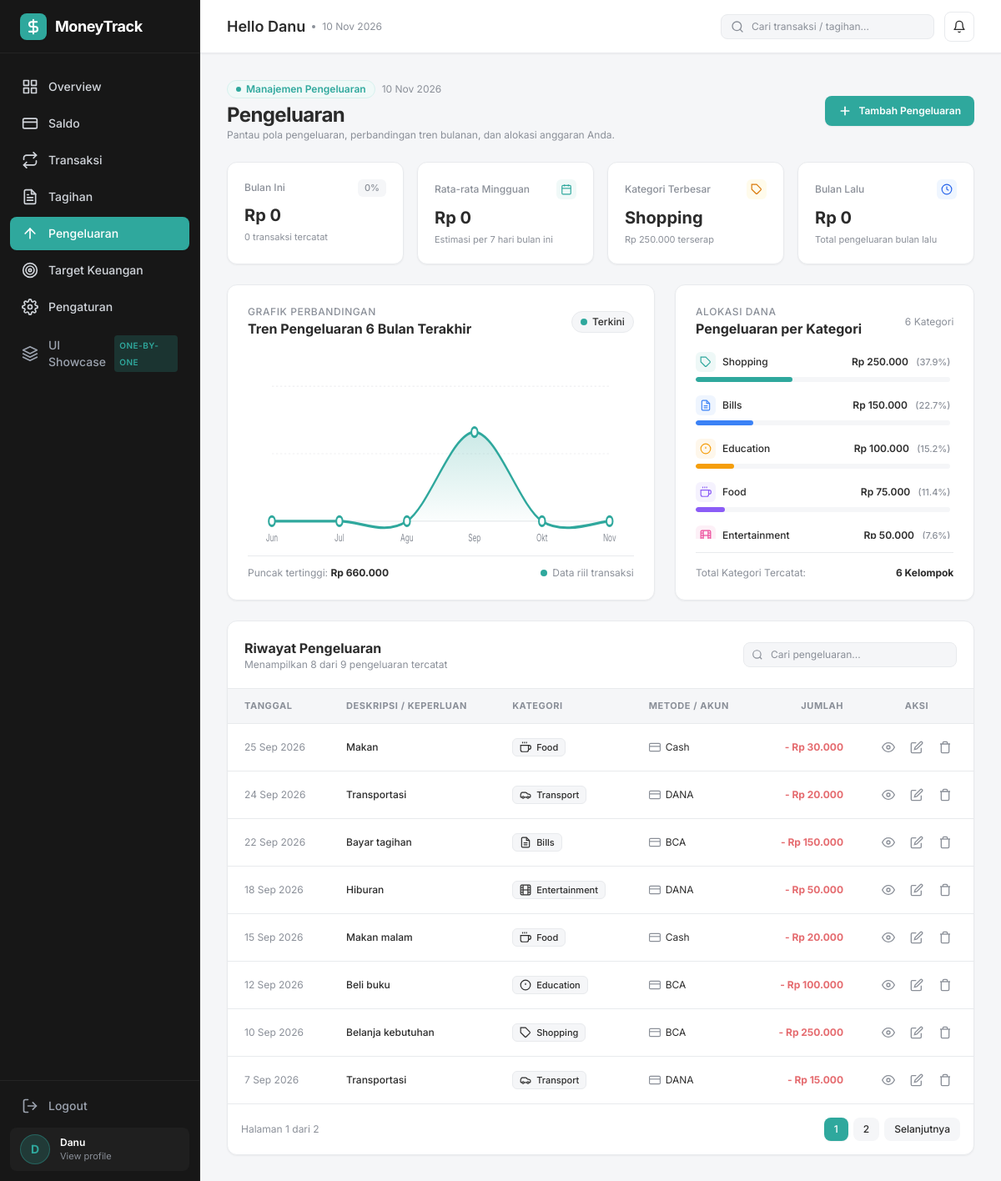
/expenses, run on the app's committed database.
### tables this page shows
CREATE TABLE IF NOT EXISTS categories (
    id BIGINT UNSIGNED AUTO_INCREMENT PRIMARY KEY,

    user_id BIGINT UNSIGNED NOT NULL,

    name VARCHAR(100) NOT NULL,

    type ENUM(
        'income',
        'expense'
    ) NOT NULL,

    icon VARCHAR(50) DEFAULT NULL,

    created_at TIMESTAMP DEFAULT CURRENT_TIMESTAMP,

    updated_at TIMESTAMP DEFAULT CURRENT_TIMESTAMP
        ON UPDATE CURRENT_TIMESTAMP,

    CONSTRAINT fk_categories_user
        FOREIGN KEY (user_id)
        REFERENCES users(id)
        ON DELETE CASCADE
);

CREATE TABLE IF NOT EXISTS transactions (
    id BIGINT UNSIGNED AUTO_INCREMENT PRIMARY KEY,

    user_id BIGINT UNSIGNED NOT NULL,

    account_id BIGINT UNSIGNED NOT NULL,

    category_id BIGINT UNSIGNED NOT NULL,

    type ENUM(
        'income',
        'expense'
    ) NOT NULL,

    amount DECIMAL(15,2) NOT NULL,

    description TEXT DEFAULT NULL,

    transaction_date DATE NOT NULL,

    created_at TIMESTAMP DEFAULT CURRENT_TIMESTAMP,

    updated_at TIMESTAMP DEFAULT CURRENT_TIMESTAMP
        ON UPDATE CURRENT_TIMESTAMP,

    CONSTRAINT fk_transactions_user
        FOREIGN KEY (user_id)
        REFERENCES users(id)
        ON DELETE CASCADE,

    CONSTRAINT fk_transactions_account
        FOREIGN KEY (account_id)
        REFERENCES accounts(id)
        ON DELETE CASCADE,

    CONSTRAINT fk_transactions_category
        FOREIGN KEY (category_id)
        REFERENCES categories(id)
        ON DELETE CASCADE
);

CREATE TABLE IF NOT EXISTS accounts (
    id BIGINT UNSIGNED AUTO_INCREMENT PRIMARY KEY,

    user_id BIGINT UNSIGNED NOT NULL,

    name VARCHAR(100) NOT NULL,

    type ENUM(
        'cash',
        'bank',
        'ewallet',
        'other'
    ) NOT NULL DEFAULT 'cash',

    initial_balance DECIMAL(15,2) NOT NULL DEFAULT 0,

    created_at TIMESTAMP DEFAULT CURRENT_TIMESTAMP,

    updated_at TIMESTAMP DEFAULT CURRENT_TIMESTAMP
        ON UPDATE CURRENT_TIMESTAMP,

    CONSTRAINT fk_accounts_user
        FOREIGN KEY (user_id)
        REFERENCES users(id)
        ON DELETE CASCADE
);

### views/expenses/index.php (the view, shortened to what the rows shown need)
<?php
$searchQuery = $search ?? '';
$items = $pagination['data'] ?? [];
function getExpenseCategoryIconSvg(string $icon): string {
    switch ($icon) {
        case 'coffee':
        case 'utensils':
            return '<svg class="w-3.5 h-3.5" viewBox="0 0 24 24" fill="none" stroke="currentColor" stroke-width="2"><path d="M18 8h1a4 4 0 0 1 0 8h-1"></path><path d="M2 8h16v9a4 4 0 0 1-4 4H6a4 4 0 0 1-4-4V8z"></path><line x1="6" y1="1" x2="6" y2="4"></line><line x1="10" y1="1" x2="10" y2="4"></line><line x1="14" y1="1" x2="14" y2="4"></line></svg>';
        case 'car':
            return '<svg class="w-3.5 h-3.5" viewBox="0 0 24 24" fill="none" stroke="currentColor" stroke-width="2"><path d="M19 17h2c.6 0 1-.4 1-1v-3c0-.9-.7-1.7-1.5-1.9C18.7 10.6 16 10 16 10s-1.3-1.4-2.2-2.3c-.5-.4-1.1-.7-1.8-.7H5c-.6 0-1.1.4-1.4.9l-1.4 2.9C2.1 11 2 11.5 2 12v4c0 .6.4 1 1 1h2"></path><circle cx="7" cy="17" r="2"></circle><path d="M9 17h6"></path><circle cx="17" cy="17" r="2"></circle></svg>';
        case 'tag':
        case 'shopping-bag':
            return '<svg class="w-3.5 h-3.5" viewBox="0 0 24 24" fill="none" stroke="currentColor" stroke-width="2"><path d="M20.59 13.41l-7.17 7.17a2 2 0 0 1-2.83 0L2 12V2h10l8.59 8.59a2 2 0 0 1 0 2.82z"></path><line x1="7" y1="7" x2="7.01" y2="7"></line></svg>';
        case 'receipt':
            return '<svg class="w-3.5 h-3.5" viewBox="0 0 24 24" fill="none" stroke="currentColor" stroke-width="2"><path d="M14 2H6a2 2 0 0 0-2 2v16a2 2 0 0 0 2 2h12a2 2 0 0 0 2-2V8z"></path><polyline points="14 2 14 8 20 8"></polyline><line x1="16" y1="13" x2="8" y2="13"></line><line x1="16" y1="17" x2="8" y2="17"></line></svg>';
        case 'film':
            return '<svg class="w-3.5 h-3.5" viewBox="0 0 24 24" fill="none" stroke="currentColor" stroke-width="2"><rect x="2" y="2" width="20" height="20" rx="2.18" ry="2.18"></rect><line x1="7" y1="2" x2="7" y2="22"></line><line x1="17" y1="2" x2="17" y2="22"></line><line x1="2" y1="12" x2="22" y2="12"></line><line x1="2" y1="7" x2="7" y2="7"></line><line x1="2" y1="17" x2="7" y2="17"></line><line x1="17" y1="17" x2="22" y2="17"></line><line x1="17" y1="7" x2="22" y2="7"></line></svg>';
        default:
            return '<svg class="w-3.5 h-3.5" viewBox="0 0 24 24" fill="none" stroke="currentColor" stroke-width="2"><circle cx="12" cy="12" r="10"></circle><line x1="12" y1="8" x2="12" y2="12"></line><line x1="12" y1="16" x2="12.01" y2="16"></line></svg>';
    }
}
?>
<div class="space-y-6">
    <div class="flex flex-col sm:flex-row sm:items-center justify-between gap-4">
        <div>
            <h1 class="text-xl sm:text-2xl font-bold text-[#2B2B2B] tracking-tight">
                Pengeluaran
            </h1>
        </div>
    </div>
    <div class="grid grid-cols-1 lg:grid-cols-12 gap-6">
        <div class="lg:col-span-7 bg-white border border-[#E8EAED] rounded-xl p-5 sm:p-6 shadow-sm flex flex-col justify-between">
            <div class="flex items-center justify-between mb-4">
                <div>
                    <h2 class="text-base font-bold text-[#2B2B2B]">
                        Tren Pengeluaran 6 Bulan Terakhir
                    </h2>
                </div>
            </div>
        </div>
        <div class="lg:col-span-5 bg-white border border-[#E8EAED] rounded-xl p-5 sm:p-6 shadow-sm flex flex-col justify-between">
            <div>
                <div class="flex items-center justify-between mb-4">
                    <div>
                        <h2 class="text-base font-bold text-[#2B2B2B]">
                            Pengeluaran per Kategori
                        </h2>
                    </div>
                </div>
                <div class="space-y-4 max-h-56 overflow-y-auto pr-1">
                    <?php if (empty($categoryBreakdown)): ?>
                        <div class="py-8 text-center text-xs text-[#8A8F98]">
                            Belum ada data pengeluaran berdasarkan kategori.
                        </div>
                    <?php else: ?>
                        <?php foreach ($categoryBreakdown as $cat): ?>
                            <div>
                                <div class="flex items-center justify-between text-xs mb-1.5">
                                    <div class="flex items-center gap-2">
                                        <div class="w-6 h-6 rounded-md flex items-center justify-center" style="background-color: <?= $cat['color'] ?>15; color: <?= $cat['color'] ?>;">
                                            <?= getExpenseCategoryIconSvg($cat['icon']) ?>
                                        </div>
                                        <span class="font-medium text-[#2B2B2B]"><?= e($cat['name']) ?></span>
                                    </div>
                                    <div class="text-right">
                                        <span class="font-semibold text-[#2B2B2B]"><?= formatRupiah($cat['amount']) ?></span>
                                        <span class="text-[11px] text-[#8A8F98] ml-1.5 font-medium">(<?= $cat['percentage'] ?>%)</span>
                                    </div>
                                </div>
                                <div class="w-full bg-[#F5F6F8] rounded-full h-1.5 overflow-hidden">
                                    <div class="h-1.5 rounded-full transition-all duration-500" style="width: <?= min(100, max(2, $cat['percentage'])) ?>%; background-color: <?= $cat['color'] ?>;"></div>
                                </div>
                            </div>
                        <?php endforeach; ?>
                    <?php endif; ?>
                </div>
            </div>
        </div>
    </div>
    <div class="bg-white border border-[#E8EAED] rounded-xl shadow-sm overflow-hidden">
        <div class="hidden md:block overflow-x-auto">
            <table class="w-full text-left border-collapse">
                <thead>
                    <tr class="bg-[#F5F6F8] text-[11px] font-semibold text-[#8A8F98] uppercase tracking-wider border-b border-[#E8EAED]">
                        <th class="py-3 px-5">Tanggal</th>
                        <th class="py-3 px-5">Deskripsi / Keperluan</th>
                        <th class="py-3 px-5">Kategori</th>
                        <th class="py-3 px-5">Metode / Akun</th>
                        <th class="py-3 px-5 text-right">Jumlah</th>
                        <th class="py-3 px-5 text-center w-28">Aksi</th>
                    </tr>
                </thead>
                <tbody class="divide-y divide-[#E8EAED] text-xs">
                    <?php if (empty($items)): ?>
                        <tr>
                            <td colspan="6" class="py-12 text-center text-[#8A8F98]">
                                <div class="w-12 h-12 rounded-full bg-[#F5F6F8] flex items-center justify-center mx-auto mb-3 text-[#8A8F98]">
                                    <svg class="w-6 h-6" viewBox="0 0 24 24" fill="none" stroke="currentColor" stroke-width="1.5">
                                        <line x1="12" y1="19" x2="12" y2="5"></line>
                                        <polyline points="5 12 12 5 19 12"></polyline>
                                    </svg>
                                </div>
                                <p class="text-sm font-medium text-[#2B2B2B]">Belum ada data pengeluaran</p>
                                <p class="text-xs text-[#8A8F98] mt-1">
                                    <?= !empty($searchQuery) ? 'Tidak ditemukan transaksi yang cocok dengan pencarian Anda.' : 'Mulai catat transaksi pengeluaran pertama Anda sekarang.' ?>
                                </p>
                                <button
                                    type="button"
                                    onclick="openAddExpenseModal()"
                                    class="mt-4 inline-flex items-center gap-1.5 px-3.5 py-1.5 bg-[#2FA89D] text-white text-xs font-medium rounded-lg hover:bg-[#27958B] transition-colors"
                                >
                                    + Catat Pengeluaran
                                </button>
                            </td>
                        </tr>
                    <?php else: ?>
                        <?php foreach ($items as $tx): ?>
                            <tr class="hover:bg-[#F5F6F8]/60 transition-colors">
                                <td class="py-3.5 px-5 whitespace-nowrap text-[#8A8F98]">
                                    <?= formatIndonesianDate($tx['transaction_date']) ?>
                                </td>
                                <td class="py-3.5 px-5">
                                    <div class="font-medium text-[#2B2B2B] truncate max-w-xs">
                                        <?= e($tx['description']) ?>
                                    </div>
                                </td>
                                <td class="py-3.5 px-5 whitespace-nowrap">
                                    <span class="inline-flex items-center gap-1.5 px-2 py-0.5 rounded-md text-[11px] font-medium bg-[#F5F6F8] text-[#2B2B2B] border border-[#E8EAED]">
                                        <?= getExpenseCategoryIconSvg($tx['category_icon'] ?? 'tag') ?>
                                        <span><?= e($tx['category_name']) ?></span>
                                    </span>
                                </td>
                                <td class="py-3.5 px-5 whitespace-nowrap text-[#2B2B2B]">
                                    <div class="flex items-center gap-1.5">
                                        <svg class="w-3.5 h-3.5 text-[#8A8F98]" viewBox="0 0 24 24" fill="none" stroke="currentColor" stroke-width="2">
                                            <rect x="1" y="4" width="22" height="16" rx="2" ry="2"></rect>
                                            <line x1="1" y1="10" x2="23" y2="10"></line>
                                        </svg>
                                        <span><?= e($tx['account_name']) ?></span>
                                    </div>
                                </td>
                                <td class="py-3.5 px-5 whitespace-nowrap text-right font-bold text-[#E56B6F]">
                                    - <?= formatRupiah((float)$tx['amount']) ?>
                                </td>
                                <td class="py-3.5 px-5 whitespace-nowrap text-center">
                                    <div class="flex items-center justify-center gap-1.5">
                                        <button
                                            type="button"
                                            onclick="openDetailExpenseModal(<?= (int)$tx['id'] ?>)"
                                            title="Lihat Detail"
                                            class="p-1.5 text-[#8A8F98] hover:text-[#2FA89D] hover:bg-[#F0F9F8] rounded-md transition-colors focus:outline-none"
                                        >
                                            <svg class="w-4 h-4" viewBox="0 0 24 24" fill="none" stroke="currentColor" stroke-width="2">
                                                <path d="M1 12s4-8 11-8 11 8 11 8-4 8-11 8-11-8-11-8z"></path>
                                                <circle cx="12" cy="12" r="3"></circle>
                                            </svg>
                                        </button>
                                        <button
                                            type="button"
                                            onclick="openEditExpenseModal(<?= (int)$tx['id'] ?>)"
                                            title="Edit Pengeluaran"
                                            class="p-1.5 text-[#8A8F98] hover:text-blue-600 hover:bg-blue-50 rounded-md transition-colors focus:outline-none"
                                        >
                                            <svg class="w-4 h-4" viewBox="0 0 24 24" fill="none" stroke="currentColor" stroke-width="2">
                                                <path d="M11 4H4a2 2 0 0 0-2 2v14a2 2 0 0 0 2 2h14a2 2 0 0 0 2-2v-7"></path>
                                                <path d="M18.5 2.5a2.121 2.121 0 0 1 3 3L12 15l-4 1 1-4 9.5-9.5z"></path>
                                            </svg>
                                        </button>
                                        <button
                                            type="button"
                                            onclick="openDeleteExpenseModal(<?= (int)$tx['id'] ?>, '<?= e(addslashes($tx['description'])) ?>', '<?= formatRupiah((float)$tx['amount']) ?>')"
                                            title="Hapus Pengeluaran"
                                            class="p-1.5 text-[#8A8F98] hover:text-[#E56B6F] hover:bg-red-50 rounded-md transition-colors focus:outline-none"
                                        >
                                            <svg class="w-4 h-4" viewBox="0 0 24 24" fill="none" stroke="currentColor" stroke-width="2">
                                                <polyline points="3 6 5 6 21 6"></polyline>
                                                <path d="M19 6v14a2 2 0 0 1-2 2H7a2 2 0 0 1-2-2V6m3 0V4a2 2 0 0 1 2-2h4a2 2 0 0 1 2 2v2"></path>
                                            </svg>
                                        </button>
                                    </div>
                                </td>
                            </tr>
                        <?php endforeach; ?>
                    <?php endif; ?>
                </tbody>
            </table>
        </div>
    </div>
</div>

### data on the page
categories: icon "utensils" (drawn), name "Food", amount "Rp 75.000", percentage "11.4"
transactions: transaction_date "25 Sep 2026", description "Makan", category.name "Food", account.name "Cash", amount "Rp 30.000"
transactions: transaction_date "24 Sep 2026", description "Transportasi", category.name "Transport", account.name "DANA", amount "Rp 20.000"
transactions: transaction_date "22 Sep 2026", description "Bayar tagihan", category.name "Bills", account.name "BCA", amount "Rp 150.000"
transactions: transaction_date "18 Sep 2026", description "Hiburan", category.name "Entertainment", account.name "DANA", amount "Rp 50.000"
transactions: transaction_date "15 Sep 2026", description "Makan malam", category.name "Food", account.name "Cash", amount "Rp 20.000"
transactions: transaction_date "12 Sep 2026", description "Beli buku", category.name "Education", account.name "BCA", amount "Rp 100.000"
transactions: transaction_date "10 Sep 2026", description "Belanja kebutuhan", category.name "Shopping", account.name "BCA", amount "Rp 250.000"
transactions: transaction_date "7 Sep 2026", description "Transportasi", category.name "Transport", account.name "DANA", amount "Rp 15.000"

### other printed values
substr($userName, 0, 1) "D"
$userName "Danu"
explode(' ', $userName)[0] "Danu"
formatRupiah($analytics['current_month']) "Rp 0"
$analytics['month_count'] "0"
formatRupiah($analytics['weekly_average']) "Rp 0"
$analytics['top_category'] "Shopping"
formatRupiah($analytics['top_category_amount']) "Rp 250.000"
formatRupiah($analytics['last_month']) "Rp 0"
$p['month'] "Jun"
$p['month'] "Jul"
$p['month'] "Agu"
$p['month'] "Sep"
$p['month'] "Okt"
$p['month'] "Nov"
